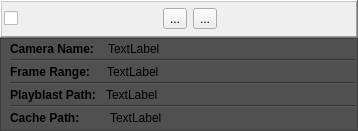
<?xml version="1.0" encoding="UTF-8"?>
<ui version="4.0">
 <class>Form</class>
 <widget class="QWidget" name="Form">
  <property name="geometry">
   <rect>
    <x>0</x>
    <y>0</y>
    <width>358</width>
    <height>131</height>
   </rect>
  </property>
  <property name="windowTitle">
   <string>Form</string>
  </property>
  <layout class="QVBoxLayout" name="verticalLayout_2">
   <property name="spacing">
    <number>0</number>
   </property>
   <property name="margin">
    <number>0</number>
   </property>
   <item>
    <widget class="QFrame" name="titleFrame">
     <property name="frameShape">
      <enum>QFrame::WinPanel</enum>
     </property>
     <property name="frameShadow">
      <enum>QFrame::Raised</enum>
     </property>
     <layout class="QHBoxLayout" name="horizontalLayout">
      <property name="spacing">
       <number>6</number>
      </property>
      <property name="leftMargin">
       <number>2</number>
      </property>
      <property name="topMargin">
       <number>0</number>
      </property>
      <property name="rightMargin">
       <number>1</number>
      </property>
      <property name="bottomMargin">
       <number>0</number>
      </property>
      <item>
       <widget class="QCheckBox" name="selectButton">
        <property name="sizePolicy">
         <sizepolicy hsizetype="Fixed" vsizetype="Fixed">
          <horstretch>0</horstretch>
          <verstretch>0</verstretch>
         </sizepolicy>
        </property>
        <property name="toolTip">
         <string>Select this shot for export</string>
        </property>
        <property name="text">
         <string/>
        </property>
       </widget>
      </item>
      <item>
       <widget class="QLabel" name="nameLabel">
        <property name="minimumSize">
         <size>
          <width>0</width>
          <height>25</height>
         </size>
        </property>
        <property name="maximumSize">
         <size>
          <width>16777215</width>
          <height>16777215</height>
         </size>
        </property>
        <property name="font">
         <font>
          <weight>75</weight>
          <bold>true</bold>
         </font>
        </property>
        <property name="frameShape">
         <enum>QFrame::NoFrame</enum>
        </property>
        <property name="frameShadow">
         <enum>QFrame::Plain</enum>
        </property>
        <property name="text">
         <string/>
        </property>
       </widget>
      </item>
      <item>
       <widget class="QToolButton" name="editButton">
        <property name="toolTip">
         <string>Edit</string>
        </property>
        <property name="text">
         <string>...</string>
        </property>
       </widget>
      </item>
      <item>
       <widget class="QToolButton" name="deleteButton">
        <property name="toolTip">
         <string>Delete</string>
        </property>
        <property name="text">
         <string>...</string>
        </property>
       </widget>
      </item>
      <item>
       <widget class="QLabel" name="iconLabel">
        <property name="minimumSize">
         <size>
          <width>15</width>
          <height>0</height>
         </size>
        </property>
        <property name="text">
         <string/>
        </property>
       </widget>
      </item>
     </layout>
    </widget>
   </item>
   <item>
    <widget class="QFrame" name="frame">
     <property name="styleSheet">
      <string notr="true">background-color: #505050</string>
     </property>
     <property name="frameShape">
      <enum>QFrame::StyledPanel</enum>
     </property>
     <layout class="QHBoxLayout" name="horizontalLayout_2">
      <property name="margin">
       <number>0</number>
      </property>
      <item>
       <layout class="QVBoxLayout" name="verticalLayout">
        <property name="spacing">
         <number>0</number>
        </property>
        <property name="leftMargin">
         <number>9</number>
        </property>
        <property name="rightMargin">
         <number>2</number>
        </property>
        <property name="bottomMargin">
         <number>2</number>
        </property>
        <item>
         <layout class="QHBoxLayout" name="horizontalLayout_5">
          <item>
           <widget class="QLabel" name="label_3">
            <property name="font">
             <font>
              <weight>75</weight>
              <bold>true</bold>
             </font>
            </property>
            <property name="text">
             <string>Camera Name: </string>
            </property>
           </widget>
          </item>
          <item>
           <widget class="QLabel" name="cameraLabel">
            <property name="sizePolicy">
             <sizepolicy hsizetype="Expanding" vsizetype="Preferred">
              <horstretch>0</horstretch>
              <verstretch>0</verstretch>
             </sizepolicy>
            </property>
            <property name="minimumSize">
             <size>
              <width>0</width>
              <height>20</height>
             </size>
            </property>
            <property name="toolTip">
             <string>Camera name</string>
            </property>
            <property name="text">
             <string>TextLabel</string>
            </property>
            <property name="indent">
             <number>10</number>
            </property>
           </widget>
          </item>
         </layout>
        </item>
        <item>
         <widget class="Line" name="line_2">
          <property name="orientation">
           <enum>Qt::Horizontal</enum>
          </property>
         </widget>
        </item>
        <item>
         <layout class="QHBoxLayout" name="horizontalLayout_6">
          <item>
           <widget class="QLabel" name="label_4">
            <property name="font">
             <font>
              <weight>75</weight>
              <bold>true</bold>
             </font>
            </property>
            <property name="text">
             <string>Frame Range:  </string>
            </property>
           </widget>
          </item>
          <item>
           <widget class="QLabel" name="frameLabel">
            <property name="sizePolicy">
             <sizepolicy hsizetype="Expanding" vsizetype="Preferred">
              <horstretch>0</horstretch>
              <verstretch>0</verstretch>
             </sizepolicy>
            </property>
            <property name="minimumSize">
             <size>
              <width>0</width>
              <height>20</height>
             </size>
            </property>
            <property name="toolTip">
             <string>Frame range</string>
            </property>
            <property name="text">
             <string>TextLabel</string>
            </property>
            <property name="indent">
             <number>10</number>
            </property>
            <property name="textInteractionFlags">
             <set>Qt::LinksAccessibleByMouse</set>
            </property>
           </widget>
          </item>
         </layout>
        </item>
        <item>
         <widget class="Line" name="line_3">
          <property name="orientation">
           <enum>Qt::Horizontal</enum>
          </property>
         </widget>
        </item>
        <item>
         <layout class="QHBoxLayout" name="horizontalLayout_3">
          <item>
           <widget class="QLabel" name="label">
            <property name="font">
             <font>
              <weight>75</weight>
              <bold>true</bold>
             </font>
            </property>
            <property name="text">
             <string>Playblast Path:</string>
            </property>
           </widget>
          </item>
          <item>
           <widget class="QLabel" name="playblastPathLabel">
            <property name="sizePolicy">
             <sizepolicy hsizetype="Expanding" vsizetype="Preferred">
              <horstretch>0</horstretch>
              <verstretch>0</verstretch>
             </sizepolicy>
            </property>
            <property name="minimumSize">
             <size>
              <width>0</width>
              <height>20</height>
             </size>
            </property>
            <property name="toolTip">
             <string>Path to export shot to</string>
            </property>
            <property name="text">
             <string>TextLabel</string>
            </property>
            <property name="indent">
             <number>10</number>
            </property>
            <property name="textInteractionFlags">
             <set>Qt::LinksAccessibleByMouse|Qt::TextSelectableByMouse</set>
            </property>
           </widget>
          </item>
         </layout>
        </item>
        <item>
         <widget class="Line" name="line">
          <property name="orientation">
           <enum>Qt::Horizontal</enum>
          </property>
         </widget>
        </item>
        <item>
         <layout class="QHBoxLayout" name="horizontalLayout_4">
          <item>
           <widget class="QLabel" name="label_2">
            <property name="font">
             <font>
              <weight>75</weight>
              <bold>true</bold>
             </font>
            </property>
            <property name="text">
             <string>Cache Path:      </string>
            </property>
           </widget>
          </item>
          <item>
           <widget class="QLabel" name="cachePathLabel">
            <property name="sizePolicy">
             <sizepolicy hsizetype="Expanding" vsizetype="Preferred">
              <horstretch>0</horstretch>
              <verstretch>0</verstretch>
             </sizepolicy>
            </property>
            <property name="minimumSize">
             <size>
              <width>0</width>
              <height>20</height>
             </size>
            </property>
            <property name="text">
             <string>TextLabel</string>
            </property>
            <property name="indent">
             <number>10</number>
            </property>
            <property name="textInteractionFlags">
             <set>Qt::LinksAccessibleByMouse|Qt::TextSelectableByMouse</set>
            </property>
           </widget>
          </item>
         </layout>
        </item>
       </layout>
      </item>
     </layout>
    </widget>
   </item>
  </layout>
 </widget>
 <resources/>
 <connections/>
</ui>
